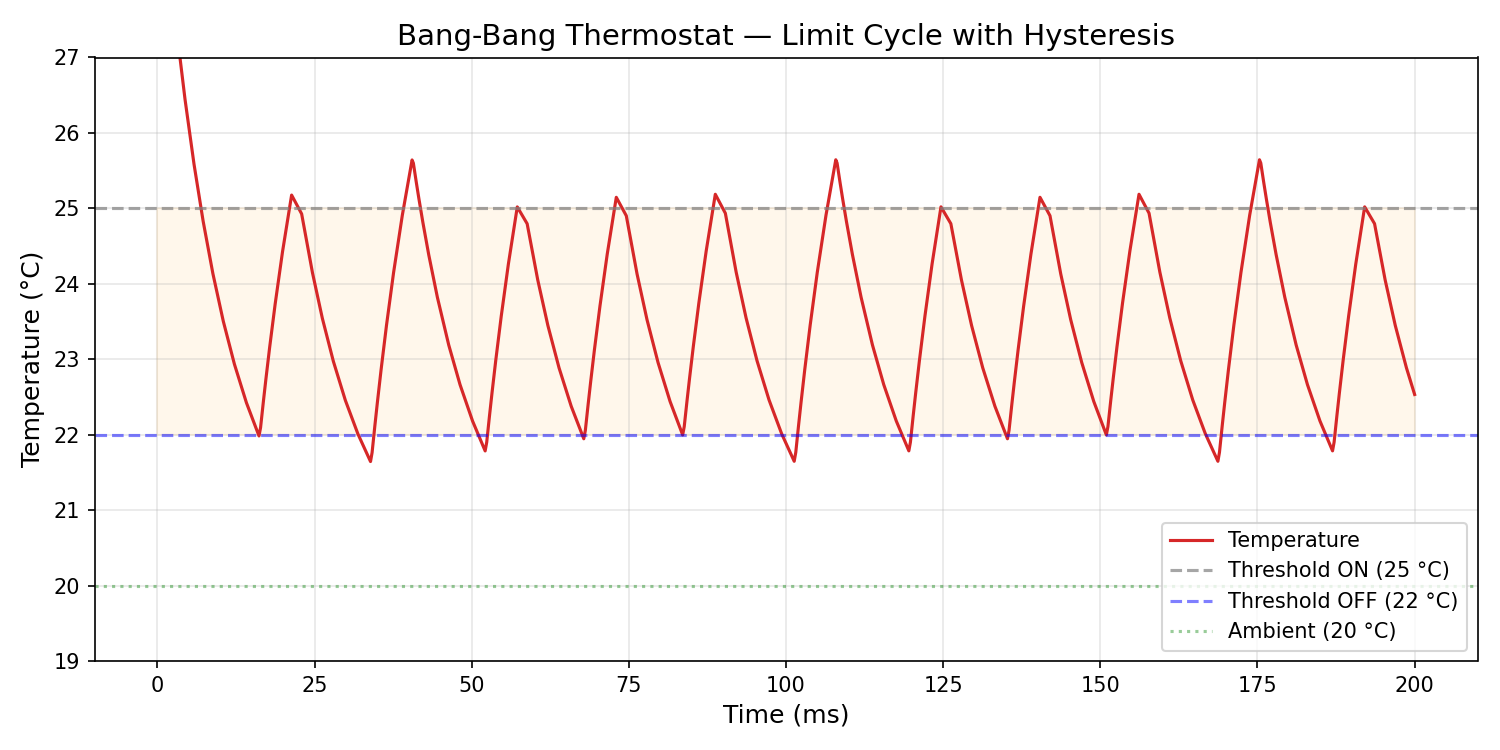

Reproduce this figure in Python.
import os, sys, piperine
import matplotlib
matplotlib.use("Agg")
import matplotlib.pyplot as plt
import numpy as np

P = os.path.join(os.path.dirname(__file__), "07_thermostat.vams")
m = piperine.load(P).module("Thermostat")

t = m.tran(piperine.TranConfig(stop=0.2, step=1e-4))
temp = t.v("temp", "gnd")

axis = np.array(temp.axis)
vals = np.array(temp.values)

fig, ax = plt.subplots(figsize=(10, 5))
ax.plot(axis * 1000, vals, linewidth=1.5, color="#d62728", label="Temperature")
ax.axhline(25.0, color="gray", linestyle="--", alpha=0.7, label="Threshold ON (25 °C)")
ax.axhline(22.0, color="blue", linestyle="--", alpha=0.5, label="Threshold OFF (22 °C)")
ax.axhline(20.0, color="green", linestyle=":", alpha=0.4, label="Ambient (20 °C)")
ax.fill_between(axis * 1000, 22, 25, alpha=0.08, color="orange")

ax.set_xlabel("Time (ms)", fontsize=12)
ax.set_ylabel("Temperature (°C)", fontsize=12)
ax.set_title("Bang-Bang Thermostat — Limit Cycle with Hysteresis", fontsize=14)
ax.legend(loc="lower right", fontsize=10)
ax.set_ylim(19, 27)
ax.grid(True, alpha=0.3)
fig.tight_layout()

out = os.path.join(os.path.dirname(__file__), "07_thermostat_plot.png")
fig.savefig(out, dpi=150)
print(f"Plot saved to {out}")
